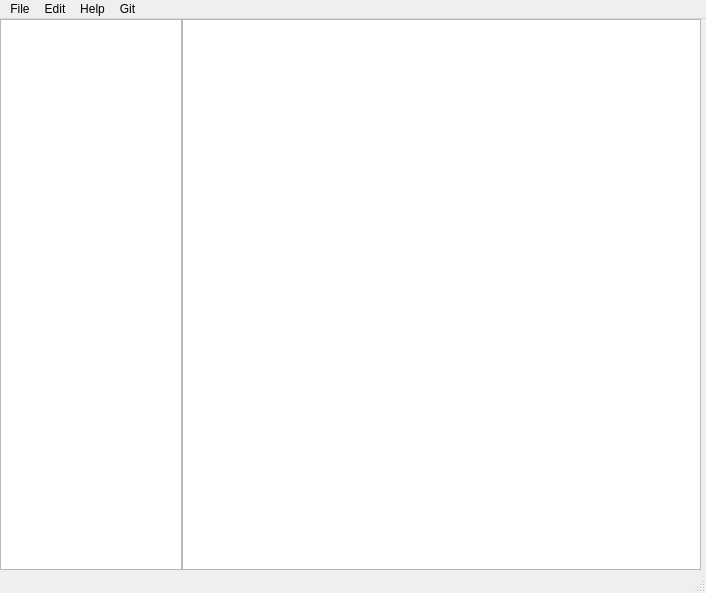
<?xml version="1.0" encoding="UTF-8"?>
<ui version="4.0">
 <class>TexteditClass</class>
 <widget class="QMainWindow" name="TexteditClass">
  <property name="geometry">
   <rect>
    <x>0</x>
    <y>0</y>
    <width>706</width>
    <height>593</height>
   </rect>
  </property>
  <property name="windowTitle">
   <string/>
  </property>
  <widget class="QWidget" name="centralwidget">
   <widget class="QWidget" name="horizontalLayoutWidget">
    <property name="geometry">
     <rect>
      <x>0</x>
      <y>0</y>
      <width>701</width>
      <height>551</height>
     </rect>
    </property>
    <layout class="QHBoxLayout" name="horizontalLayout" stretch="7,20">
     <property name="spacing">
      <number>0</number>
     </property>
     <item>
      <widget class="QTreeView" name="treeViewDir">
       <attribute name="headerVisible">
        <bool>false</bool>
       </attribute>
      </widget>
     </item>
     <item>
      <widget class="QTextEdit" name="textEdit"/>
     </item>
    </layout>
   </widget>
  </widget>
  <widget class="QMenuBar" name="menubar">
   <property name="geometry">
    <rect>
     <x>0</x>
     <y>0</y>
     <width>706</width>
     <height>21</height>
    </rect>
   </property>
   <widget class="QMenu" name="menuFile">
    <property name="title">
     <string>File</string>
    </property>
    <addaction name="actionNewFile"/>
    <addaction name="actionOpenFile"/>
    <addaction name="actionSaveFile"/>
    <addaction name="actionOpenDir"/>
   </widget>
   <widget class="QMenu" name="menuEdit">
    <property name="title">
     <string>Edit</string>
    </property>
    <addaction name="actionUndo"/>
   </widget>
   <widget class="QMenu" name="menuHelp">
    <property name="title">
     <string>Help</string>
    </property>
   </widget>
   <widget class="QMenu" name="menuGit">
    <property name="title">
     <string>Git</string>
    </property>
    <addaction name="actionGitInit"/>
    <addaction name="actionGitStatus"/>
   </widget>
   <addaction name="menuFile"/>
   <addaction name="menuEdit"/>
   <addaction name="menuHelp"/>
   <addaction name="menuGit"/>
  </widget>
  <widget class="QStatusBar" name="statusbar"/>
  <action name="actionNewFile">
   <property name="text">
    <string>New</string>
   </property>
   <property name="shortcut">
    <string>Ctrl+N</string>
   </property>
  </action>
  <action name="actionOpenFile">
   <property name="text">
    <string>Open</string>
   </property>
   <property name="shortcut">
    <string>Ctrl+O</string>
   </property>
  </action>
  <action name="actionUndo">
   <property name="text">
    <string>Undo</string>
   </property>
   <property name="shortcut">
    <string>Ctrl+U</string>
   </property>
  </action>
  <action name="actionsave">
   <property name="text">
    <string>save</string>
   </property>
  </action>
  <action name="actionSaveFile">
   <property name="text">
    <string>Save</string>
   </property>
   <property name="shortcut">
    <string>Ctrl+S</string>
   </property>
  </action>
  <action name="actionOpenDir">
   <property name="text">
    <string>Open dir</string>
   </property>
   <property name="shortcut">
    <string>Ctrl+Shift+O</string>
   </property>
  </action>
  <action name="actionGitInit">
   <property name="text">
    <string>Init</string>
   </property>
  </action>
  <action name="actionGitStatus">
   <property name="text">
    <string>Status</string>
   </property>
  </action>
 </widget>
 <resources/>
 <connections/>
</ui>
